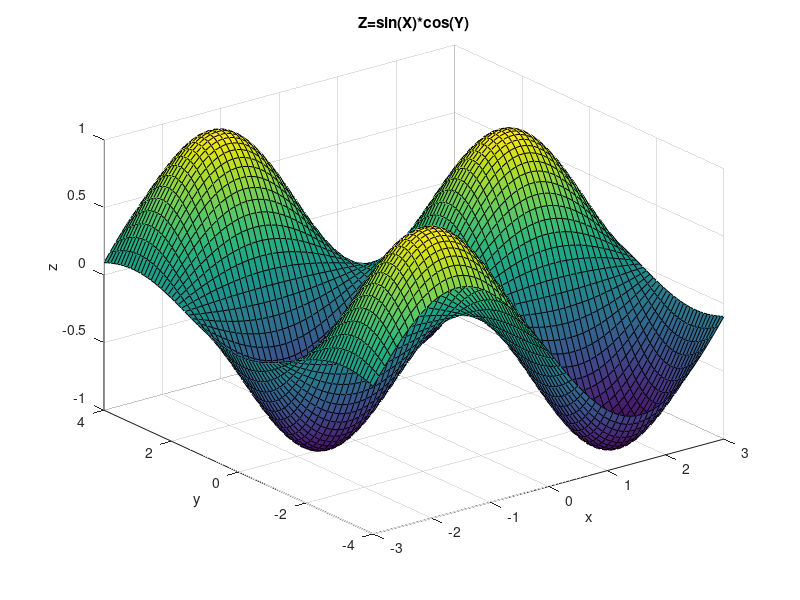

This figure's MATLAB source:
% przedzialy
[X,Y] = meshgrid(-3:0.1:3,-4:0.1:4);
% funkcja
Z = sin(X) .* cos(Y);
% wykres
surf(X,Y,Z)
% podpis OX
xlabel('x');
% podpis OY
ylabel('y');
% podpis OZ
zlabel('z');
% tytul
title('Z=sin(X)*cos(Y)');
